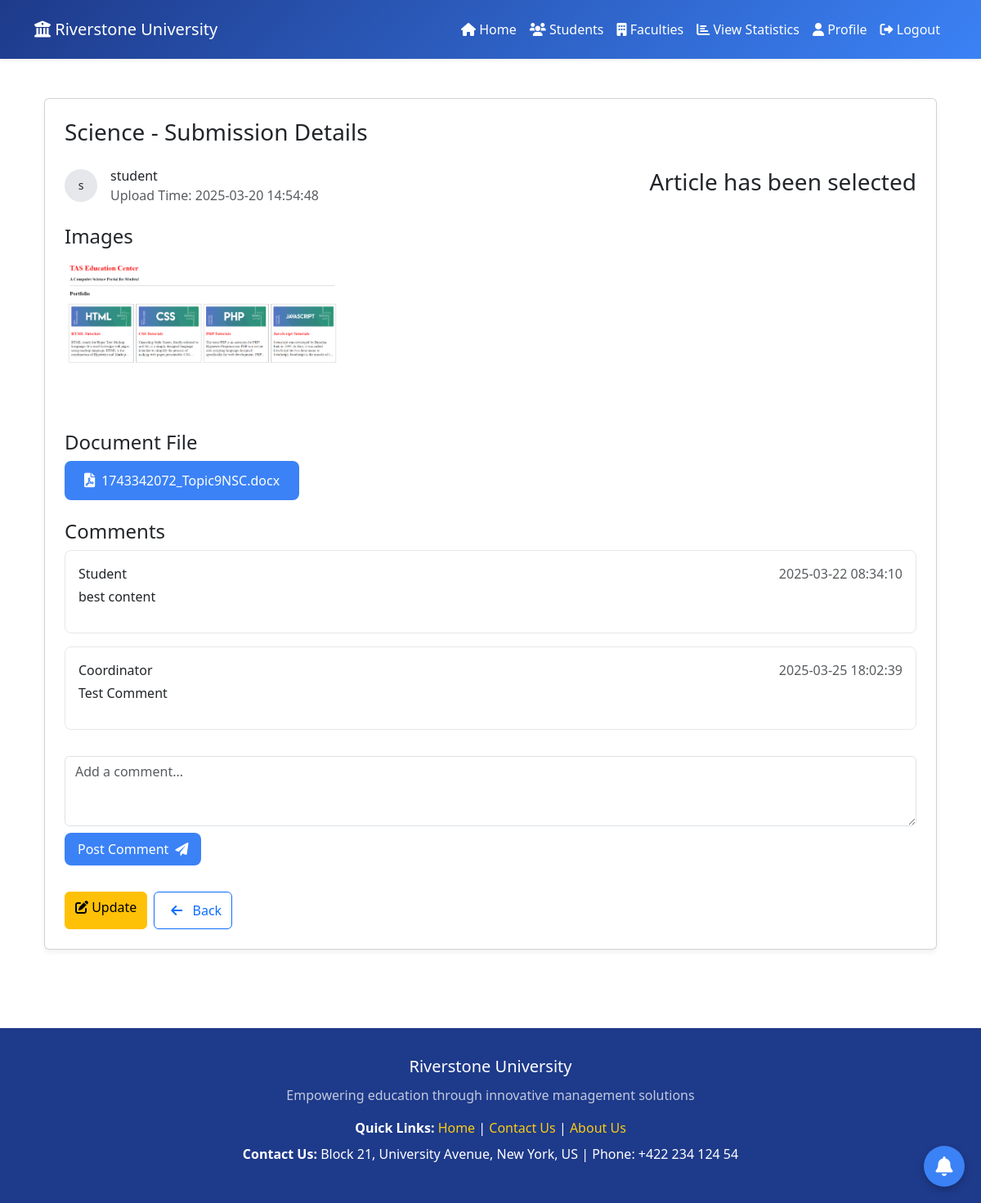
/src/Coordinator/design/viewdetail.php?id=1 (signed in), run on the app's committed database.
### tables this page shows
CREATE TABLE `articles` (
  `article_id` int(11) NOT NULL,
  `user_id` int(11) NOT NULL,
  `title` varchar(255) NOT NULL,
  `status` varchar(30) DEFAULT NULL,
  `created_at` timestamp NOT NULL DEFAULT current_timestamp(),
  `updated_at` timestamp NOT NULL DEFAULT current_timestamp() ON UPDATE current_timestamp()
);

CREATE TABLE `faculties` (
  `id` int(11) NOT NULL,
  `faculty_name` varchar(30) NOT NULL,
  `created_at` timestamp NOT NULL DEFAULT current_timestamp()
);

CREATE TABLE `users` (
  `id` int(11) NOT NULL,
  `name` varchar(50) NOT NULL,
  `email` varchar(50) NOT NULL,
  `address` varchar(50) DEFAULT NULL,
  `phone` varchar(50) DEFAULT NULL,
  `password` varchar(255) NOT NULL,
  `faculty_id` int(11) DEFAULT NULL,
  `created_at` timestamp NOT NULL DEFAULT current_timestamp()
);

CREATE TABLE `img_attachment` (
  `img_attachment_id` int(11) NOT NULL,
  `article_id` int(11) NOT NULL,
  `imagefile` varchar(255) NOT NULL,
  `created_at` timestamp NOT NULL DEFAULT current_timestamp(),
  `updated_at` timestamp NOT NULL DEFAULT current_timestamp() ON UPDATE current_timestamp()
);

CREATE TABLE `doc_attachment` (
  `doc_attachment_id` int(11) NOT NULL,
  `article_id` int(11) NOT NULL,
  `docfile` varchar(255) NOT NULL,
  `created_at` timestamp NOT NULL DEFAULT current_timestamp(),
  `updated_at` timestamp NOT NULL DEFAULT current_timestamp() ON UPDATE current_timestamp()
);

CREATE TABLE `comments` (
  `comment_id` int(11) NOT NULL,
  `user_id` int(11) NOT NULL,
  `article_id` int(11) NOT NULL,
  `comment_text` text NOT NULL,
  `created_at` timestamp NOT NULL DEFAULT current_timestamp(),
  `updated_at` timestamp NOT NULL DEFAULT current_timestamp() ON UPDATE current_timestamp()
);

CREATE TABLE `roles` (
  `id` int(11) NOT NULL,
  `role_name` varchar(50) NOT NULL,
  `created_at` timestamp NOT NULL DEFAULT current_timestamp()
);

### _classes/Libs/Database/MySQL.php (called while the page is built, shortened)
<?php
class MySQL{
    private $dbhost;
    private $dbuser;
    private $dbpass;
    private $dbname;
    public function __construct(
        $dbhost="localhost",
        $dbuser="root",
        $dbpass="",
        $dbname="ewsd")
    {
        $this->dbhost=$dbhost;
        $this->dbuser=$dbuser;
        $this->dbpass=$dbpass;
        $this->dbname=$dbname;
    }
    public function connect(){
        try{
            $this->db=new PDO("mysql:dbhost=$this->dbhost;
            dbname=$this->dbname",
            $this->dbuser,
            $this->dbpass,
            [
                PDO::ATTR_ERRMODE => PDO::ERRMODE_EXCEPTION,
                PDO::ATTR_DEFAULT_FETCH_MODE => PDO::FETCH_OBJ,
            ]
            );
            return $this->db;
        }catch(PDOException $e){
            echo $e->getMessage();
            exit();
        }
    }
}

### _classes/Libs/Database/ArticleTable.php (called while the page is built, shortened)
<?php
class ArticleTable
{
    private $db;
    public function __construct(MySQL $mysql)
    {
        $this->db = $mysql->connect();
    }
    public function getCommnetbyarticleid($article_id)
    {
        try {
            $statement = $this->db->prepare(
                "SELECT comments.*, roles.role_name
                FROM comments
                JOIN users ON comments.user_id = users.id
                JOIN role_user ON users.id = role_user.user_id
                JOIN roles ON role_user.role_id = roles.id
                WHERE comments.article_id = :article_id"
            );
            $statement->execute(['article_id' => $article_id]);
            return $statement->fetchAll(PDO::FETCH_ASSOC);
        } catch (PDOException $e) {
            echo "Error: " . $e->getMessage();
            exit();
        }
    }
    public function articlebyfacultydetail($article_id)
    {
        try {
            $statement = $this->db->prepare(
                "SELECT a.article_id,a.title,a.status,a.created_at,d.docfile,i.imagefile,u.name,f.faculty_name
                FROM articles a
                LEFT JOIN doc_attachment d ON a.article_id = d.article_id
                LEFT JOIN img_attachment i ON a.article_id = i.article_id
                LEFT JOIN users u ON a.user_id = u.id
                LEFT JOIN faculties f on u.faculty_id = f.id
                WHERE a.article_id = :article_id"
            );
            $statement->execute(['article_id' => $article_id]);
            return $statement->fetch(PDO::FETCH_ASSOC);
        } catch (PDOException $e) {
            echo "Error:" . $e->getMessage();
            exit();
        }
    }
}

### src/Coordinator/design/viewdetail.php (the view, shortened to what this page needs)
<?php
$table = new ArticleTable(new MySQL);
$article_id = $_GET['id'];
$details = $table->articlebyfacultydetail($article_id);
?>
<!DOCTYPE html>
<html lang="en">
<head>
    <link href="https://cdn.jsdelivr.net/npm/bootstrap@5.3.0/dist/css/bootstrap.min.css" rel="stylesheet">
    <link rel="stylesheet" href="https://cdnjs.cloudflare.com/ajax/libs/font-awesome/6.0.0/css/all.min.css">
</head>
<body>
    <?php include "headermc.php"; ?>
    <main class="container mx-auto px-4 py-5">
        <div class="card p-4">
            <h3 class="text-lg font-medium text-gray-900 mb-4"><?php echo $details['faculty_name']; ?> - Submission Details</h3>
            <div class="d-flex align-items-center mb-4">
                <div class="contributor-icon me-3"><?php echo substr($details['name'], 0, 1); ?></div>
                <div>
                    <span class="font-medium text-gray-900"><?php echo $details['name']; ?></span>
                    <div class="text-sm text-muted">Upload Time: <?php echo $details['created_at']; ?></div>
                </div>
                <form action="../code/updatestatus.php" method="post" class="ms-auto">
                    <?php if ($details['status'] == "selected") : ?>
                        <h3>Article has been selected</h3>
                    <?php else: ?>
                        <button class="btn-selection ms-auto"><i class="fas fa-star"></i> Selection</button>
                    <?php endif ?>
                </form>
            </div>
            <div class="mb-4">
                <h4 class="text-md font-medium text-gray-900 mb-2">Images</h4>
                <div class="row g-3">
                    <div class="col-md-4">
                        <img
                            src="../../../uploads/images/<?php echo $details['imagefile']; ?>"
                            alt="<?php echo $details['name']; ?>'s image"
                            class="submission-image"
                            data-bs-toggle="modal"
                            data-bs-target="#imageModal<?php echo $details['imagefile']; ?>">
                    </div>
                </div>
            </div>
            <div class="mb-4">
                <h4 class="text-md font-medium text-gray-900 mb-2">Document File</h4>
                <a href="../../../uploads/documents/<?php echo $details['docfile']; ?>" target="_blank" class="pdf-link-btn">
                    <i class="fas fa-file-pdf"></i> <?php echo $details['docfile']; ?>
                </a>
            </div>
            <?php
            $comments = $table->getCommnetbyarticleid($article_id);
            ?>
            <div class="mb-4">
                <h4 class="text-md font-medium text-gray-900 mb-2">Comments</h4>
                <div class="comment-section">
                    <?php if (empty($comments)) { ?>
                        <p class="text-muted">No comments yet.</p>
                    <?php } else { ?>
                        <?php foreach ($comments as $comment) { ?>
                            <div class="comment-card">
                                <div class="d-flex justify-content-between">
                                    <span class="font-medium text-gray-900"><?php echo $comment['role_name']; ?></span>
                                    <span class="text-sm text-muted"><?php echo $comment['created_at']; ?></span>
                                </div>
                                <p class="text-sm text-gray-700 mt-1"><?php echo $comment['comment_text']; ?></p>
                            </div>
                        <?php } ?>
                    <?php } ?>
                </div>
                <form action="../../Students/code/comments.php" method="POST" class="mt-3">
                    <div class="mb-2">
                        <textarea class="form-control" name="comment_text" rows="3" placeholder="Add a comment..." required></textarea>
                    </div>
                    <button type="submit" class="btn-submit-comment">
                        Post Comment <i class="fas fa-paper-plane"></i>
                    </button>
                </form>
            </div>
            <div class="mt-2 d-flex gap-2">
                <a href="update_article.php?id=<?= $article_id ?>" class="btn btn-warning">
                    <i class="fas fa-edit"></i> Update
                </a>
                <a href="viewarticlebyfaculty1.php" class="btn btn-outline-primary">
                    <i class="fa-solid fa-arrow-left p-2"></i> Back
                </a>
            </div>
        </div>
    </main>
    <button class="btn-notification" data-bs-toggle="modal" data-bs-target="#notificationModal">
        <i class="fas fa-bell"></i>
    </button>
    <?php include "notifications.php"; ?>
    <?php include "footer.php"; ?>
</body>
</html>

### src/Coordinator/design/viewdetail.php (style rules this page uses)
:root { --primary-dark: #1e3a8a; --primary-light: #3b82f6; --accent: #facc15; --light-bg: #f8fafc; --card-bg: #ffffff; --text-muted: #64748b; }
body { background-color: var(--light-bg); font-family: 'Segoe UI', Tahoma, Geneva, Verdana, sans-serif; }
.container { max-width: 1200px; }
.card { background: var(--card-bg); border: 1px solid #e5e7eb; border-radius: 12px; box-shadow: 0 4px 6px rgba(0, 0, 0, 0.05); }
.contributor-icon { width: 2.5rem; height: 2.5rem; background-color: #e5e7eb; border-radius: 50%; display: flex; align-items: center; justify-content: center; font-size: 0.875rem; }
.submission-image { width: 100%; height: 12rem; object-fit: cover; border-radius: 8px; cursor: pointer; transition: transform 0.2s ease; }
.pdf-link-btn { background-color: var(--primary-light); color: #ffffff; border: none; border-radius: 8px; padding: 0.75rem 1.5rem; font-size: 1rem; font-weight: 500; text-decoration: none; display: inline-flex; align-items: center; gap: 0.5rem; transition: background-color 0.2s ease, transform 0.2s ease; }
.pdf-link-btn i { font-size: 1.1rem; }
.comment-section { max-height: 300px; overflow-y: auto; }
.comment-card { border: 1px solid #e5e7eb; border-radius: 8px; padding: 1rem; margin-bottom: 1rem; }
.btn-submit-comment { background-color: var(--primary-light); color: #ffffff; border: none; border-radius: 8px; padding: 0.5rem 1rem; font-size: 1rem; display: flex; align-items: center; gap: 0.5rem; transition: background-color 0.2s ease; }
.btn-submit-comment i { font-size: 1rem; }
.btn-notification { position: fixed; bottom: 20px; right: 20px; background-color: var(--primary-light); border: none; border-radius: 50%; width: 50px; height: 50px; font-size: 1.5rem; color: white; display: flex; align-items: center; justify-content: center; box-shadow: 0 4px 10px rgba(0, 0, 0, 0.2); transition: all 0.3s ease; z-index: 1000; }

### src/Coordinator/design/headermc.php (style rules this page uses)
:root { --primary-dark: #1e3a8a; --primary-light: #3b82f6; --accent: #facc15; --light-bg: #f8fafc; }

### src/Coordinator/design/footer.php (style rules this page uses)
:root { --primary-dark: #1e3a8a; --primary-light: #3b82f6; --secondary: #64748b; --accent: #facc15; --light-bg: #f8fafc; --card-bg: #ffffff; }

### data on the page
articles: faculties.faculty_name "Science", user.name "s", user.name "student", created_at "2025-03-20 14:54:48", img_attachment.imagefile (picture), doc_attachment.docfile "1743342072_Topic9NSC.docx"
comments: roles.role_name "Student", created_at "2025-03-22 08:34:10", comment_text "best content"
comments: roles.role_name "Coordinator", created_at "2025-03-25 18:02:39", comment_text "Test Comment"
